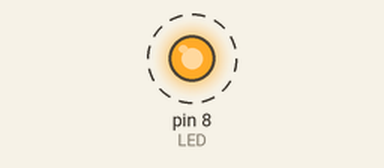
This program was run on a simulated Raspberry Pi (header pin numbers). Parts: output pins drawn as LEDs (lit = HIGH). Dashed ring = blinking.

Above: at 0.5 s.
Timing chart, 0 to 4.6 s (numbered marks = the images above):
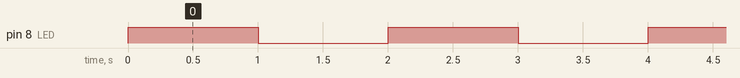

Measured:
- by itself, pin 8 (LED): alternates HIGH for 1.0 s and LOW for 1.0 s

The program:

gpio_base.py
```python
import RPi.GPIO as GPIO
import time

GPIO.setmode(GPIO.BOARD)

LED = 8

GPIO.setup(LED, GPIO.OUT, initial=GPIO.LOW)
while 1:
    GPIO.output(LED, GPIO.HIGH)
    time.sleep(1)
    GPIO.output(LED, GPIO.LOW)
    time.sleep(1)
```
